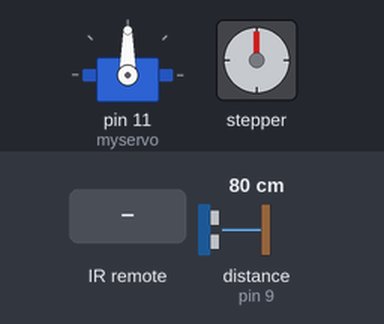
This sketch was run on a simulated Arduino Uno, built with avr-gcc and run on an emulated ATmega328P. On the bench: servo, stepper motor. The test bench sets the inputs (shaded band); at power-on: distance to the obstacle (sensor on pin 9) 80 cm. The echo pulse lasts 58.3 µs per cm; stepper angles assume 4096 steps per turn.

Above: at 1.2 s.
1.3 s: infrared code 0xFF38C7 received
At 1.9 s:
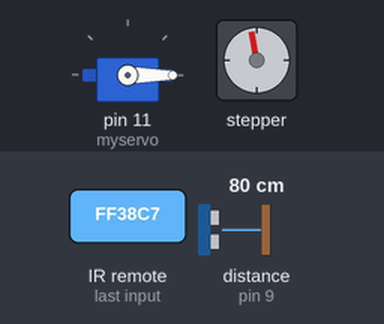
4.3 s: distance to the obstacle (sensor on pin 9) set to 2 cm
At 4.72 s:
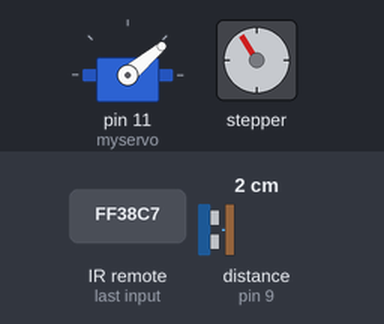
At 5.32 s:
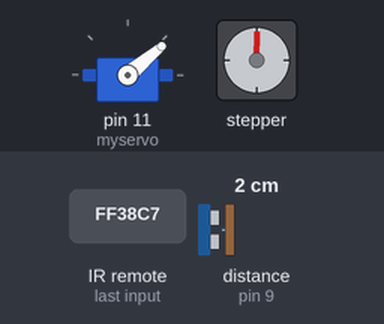
Timing chart, 0 to 19.3 s (numbered marks = the images above; inputs shaded):
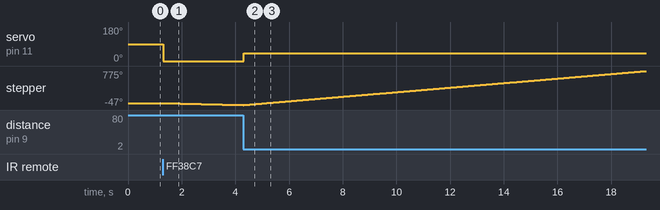

The sketch:

Obstacle_Avoiding_Robot.ino
```cpp
int trig = 8, echo = 9, counter =0;       // Declaring values for ultrasonic module
long duration = 20, number;
int distance = 20, blinking;
int pos = 0, value = 0;


#include <IRremote.h>                   // Initializing the IR Remote
const int irReceiverPin = 2;
IRrecv irrecv(irReceiverPin);
decode_results results;

#include <AccelStepper.h>
#include <Servo.h>
Servo myservo;

// Motor pin definitions
#define motorPin1  3                // IN1 on the ULN2003 driver 1
#define motorPin2  4                // IN2 on the ULN2003 driver 1
#define motorPin3  5                // IN3 on the ULN2003 driver 1
#define motorPin4  6                // IN4 on the ULN2003 driver 1

// Initialize with pin sequence IN1-IN3-IN2-IN4 for using the AccelStepper with 28BYJ-48
AccelStepper stepper1(8, motorPin1, motorPin3, motorPin2, motorPin4);

void setup() {


  pinMode(trig, OUTPUT);
  pinMode(echo, INPUT);
  myservo.attach(11);
  irrecv.enableIRIn();

  stepper1.setMaxSpeed(-1000.0);           // Setting up the initial instructions to the stepper motor
  stepper1.setAcceleration(-200.0);
  stepper1.setSpeed(-200);
  stepper1.moveTo(-20000);

}


void loop() {

  if (irrecv.decode(&results))                                    // Starts the receiver module
{
if (results.value == 16750695 || value == 16750695){              // The code for the Start button on the IR Remote

value == 16750695;

}

  else if (results.value == 16726215 || value == 16726215){       // The code for the Stop button on the IR Remote
    value = 16726215;


if (distance == 200){

stepper1.setMaxSpeed(1000.0);
  stepper1.setAcceleration(800.0);
  stepper1.setSpeed(800);
  stepper1.moveTo(800);


if (stepper1.distanceToGo() == 0) {
    distance = 20;
  }

  stepper1.run();

}
else if (distance != 200){


digitalWrite(trig, LOW);
delayMicroseconds(2);           // To clear the sensor


digitalWrite(trig, HIGH);
delayMicroseconds(10);
digitalWrite(trig, LOW);


duration = pulseIn(echo, HIGH, 12000);                    // Waits for 12000 microseconds before skipping that value

distance = ((duration)*0.034)/2;                          // Calculation for converting raw data to distance in centimeters

if (distance > 210){                                      // If sensor returns garbage values, reduce to 50 cm
  distance = 50;
}


}

if (distance <= 5){                                         // If distance is less than 5 cm, move stepper motor backwards


  stepper1.setMaxSpeed(1000.0);
  stepper1.setAcceleration(800.0);
  stepper1.setSpeed(800);
  stepper1.moveTo(800);
  distance = 200;

if (stepper1.distanceToGo() == 0) {
    distance = 20;
  }


  stepper1.run();


}
else if (distance > 5 && distance != 200){                  // If distance is greater than 5 cm, move stepper motor forwards


  stepper1.setMaxSpeed(-1100.0);
  stepper1.setAcceleration(-900.0);
  stepper1.setSpeed(-900);
  stepper1.moveTo(-20000000);
  stepper1.run();

}


if (distance < 5 || distance == 200){                       // If stepper motor is moving backwards, then move servo motor to steer rear axle


pos = 40;
myservo.write(pos);

}
else if (distance > 5)                                      // When distance is greater than 5 cm, return to original position
{
  pos = 0;
  myservo.write(pos);
}


}
}
}
```

Measured:
- after the input at 1.3 s, servo on pin 11 (myservo): 90° → 0° at once; stepper: keeps turning counter-clockwise at about 16°/s, starting at once
- after the input at 4.3 s, servo on pin 11 (myservo): 0° → 40° at once
